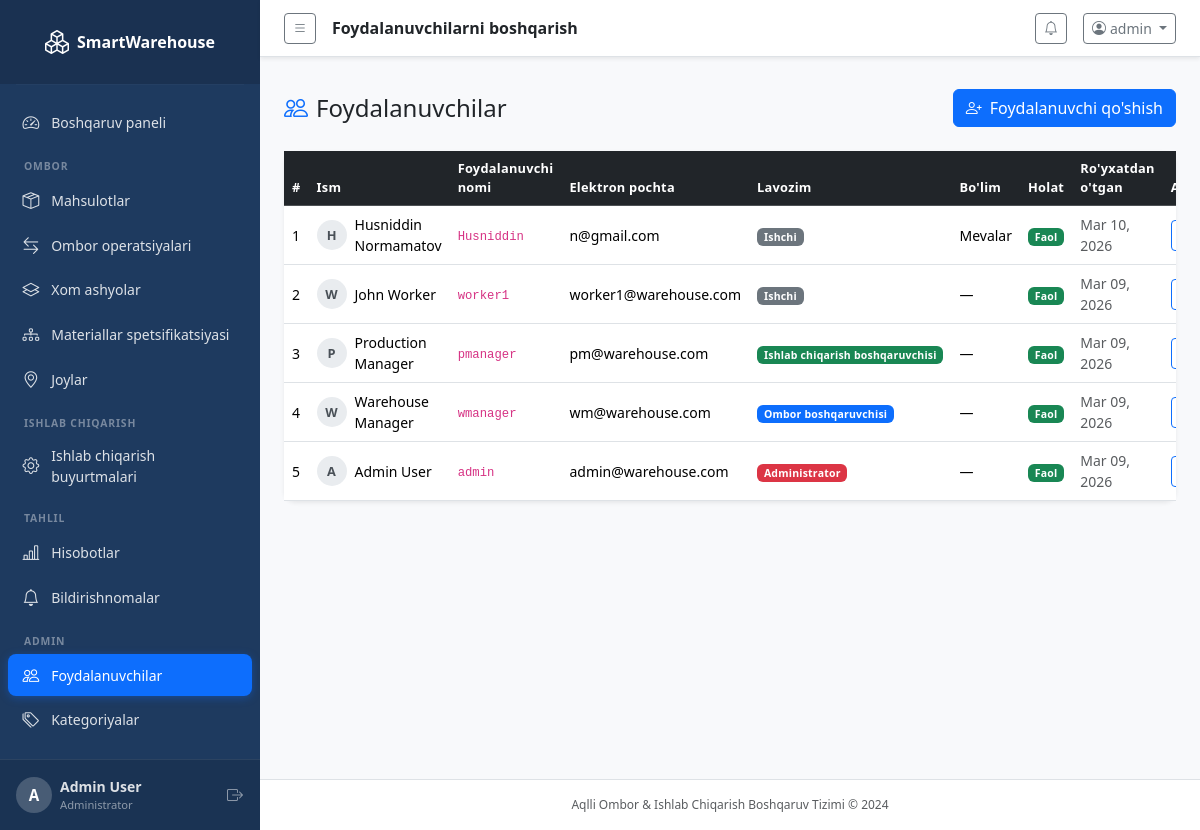
The page /accounts/users/ (signed in) on the database its author committed.
### accounts/models.py (models this page shows, shortened)
class CustomUser(AbstractUser):
    ROLE_CHOICES = [
        ('admin', 'Administrator'),
        ('warehouse_manager', 'Ombor boshqaruvchisi'),
        ('production_manager', 'Ishlab chiqarish boshqaruvchisi'),
        ('worker', 'Ishchi'),
    ]
    role = models.CharField(max_length=30, choices=ROLE_CHOICES, default='worker')
    phone = models.CharField(max_length=20, blank=True)
    department = models.CharField(max_length=100, blank=True)
    is_active = models.BooleanField(default=True)
    @property
    def is_admin(self):
        return self.role == 'admin' or self.is_superuser

### accounts/views.py (the view)
# urls.py: path('users/', views.users_list, name='users'),
@login_required
@admin_required
def users_list(request):
    users = CustomUser.objects.all().order_by('-date_joined')
    return render(request, 'accounts/users.html', {'users': users})

### dashboard/context_processors.py (called while the page is built)
def notifications_processor(request):
    if request.user.is_authenticated:
        unread_notifications = Notification.objects.filter(is_read=False).order_by('-created_at')[:10]
        unread_count = Notification.objects.filter(is_read=False).count()
        return {
            'unread_notifications': unread_notifications,
            'unread_count': unread_count,
        }
    return {}

### templates/accounts/users.html (shortened to what this page needs)
{% extends 'base.html' %}
{% block page_title %}Foydalanuvchilarni boshqarish{% endblock %}
{% block content %}
<div class="d-flex justify-content-between align-items-center mb-4 mt-3">
  <h4 class="mb-0"><i class="bi bi-people me-2 text-primary"></i>Foydalanuvchilar</h4>
  <a href="{% url 'accounts:register' %}" class="btn btn-primary">
    <i class="bi bi-person-plus me-2"></i>Foydalanuvchi qo'shish
  </a>
</div>
<div class="card border-0 shadow-sm">
  <div class="card-body p-0">
    <div class="table-responsive">
      <table class="table table-hover align-middle mb-0">
        <thead class="table-dark">
          <tr>
            <th>#</th>
            <th>Ism</th>
            <th>Foydalanuvchi nomi</th>
            <th>Elektron pochta</th>
            <th>Lavozim</th>
            <th>Bo'lim</th>
            <th>Holat</th>
            <th>Ro'yxatdan o'tgan</th>
            <th>Amallar</th>
          </tr>
        </thead>
        <tbody>
          {% for u in users %}
          <tr>
            <td>{{ forloop.counter }}</td>
            <td>
              <div class="d-flex align-items-center gap-2">
                <div class="avatar-circle-sm">{{ u.username|first|upper }}</div>
                {{ u.get_full_name|default:u.username }}
              </div>
            </td>
            <td><code>{{ u.username }}</code></td>
            <td>{{ u.email|default:'—' }}</td>
            <td>
              <span class="badge {% if u.role == 'admin' %}bg-danger{% elif u.role == 'warehouse_manager' %}bg-primary{% elif u.role == 'production_manager' %}bg-success{% else %}bg-secondary{% endif %}">
                {{ u.get_role_display }}
              </span>
            </td>
            <td>{{ u.department|default:'—' }}</td>
            <td>
              {% if u.is_active %}<span class="badge bg-success">Faol</span>
              {% else %}<span class="badge bg-secondary">Nofaol</span>{% endif %}
            </td>
            <td class="text-muted small">{{ u.date_joined|date:"M d, Y" }}</td>
            <td>
              <div class="d-flex gap-1">
                <a href="{% url 'accounts:user_edit' u.pk %}" class="btn btn-sm btn-outline-primary" title="Tahrirlash"></a>
              </div>
            </td>
          </tr>
          {% empty %}
          <tr><td colspan="9" class="text-center text-muted py-4">Foydalanuvchilar topilmadi.</td></tr>
          {% endfor %}
        </tbody>
      </table>
    </div>
  </div>
</div>
{% endblock %}

### templates/base.html (shortened to what this page needs)
<!DOCTYPE html>
<html lang="en">
<head>
  <link href="https://cdn.jsdelivr.net/npm/bootstrap@5.3.3/dist/css/bootstrap.min.css" rel="stylesheet">
  <link href="https://cdn.jsdelivr.net/npm/bootstrap-icons@1.11.3/font/bootstrap-icons.min.css" rel="stylesheet">
  <link href="/static/css/custom.css" rel="stylesheet">
</head>
<body class="bg-light">
{% if user.is_authenticated %}
<div class="d-flex" id="wrapper">
  <nav id="sidebar" class="sidebar d-flex flex-column flex-shrink-0 p-0">
    <a href="{% url 'dashboard:index' %}" class="sidebar-brand d-flex align-items-center justify-content-center py-4 px-3 text-decoration-none">
      <i class="bi bi-boxes me-2 fs-4"></i>
      <span class="fs-6 fw-bold">SmartWarehouse</span>
    </a>
    <hr class="sidebar-divider mx-3 my-0">
    <ul class="nav flex-column px-2 py-3 flex-grow-1">
      <li class="nav-item">
        <a class="nav-link sidebar-link {% if request.resolver_match.app_name == 'dashboard' and request.resolver_match.url_name == 'index' %}active{% endif %}"
           href="{% url 'dashboard:index' %}">
          <i class="bi bi-speedometer2"></i><span>Boshqaruv paneli</span>
        </a>
      </li>
      <li class="sidebar-section-label">OMBOR</li>
      <li class="nav-item">
        <a class="nav-link sidebar-link {% if request.resolver_match.app_name == 'inventory' and 'product' in request.resolver_match.url_name %}active{% endif %}"
           href="{% url 'inventory:product_list' %}">
          <i class="bi bi-box-seam"></i><span>Mahsulotlar</span>
        </a>
      </li>
      <li class="nav-item">
        <a class="nav-link sidebar-link {% if request.resolver_match.app_name == 'inventory' and 'transaction' in request.resolver_match.url_name %}active{% endif %}"
           href="{% url 'inventory:transaction_list' %}">
          <i class="bi bi-arrow-left-right"></i><span>Ombor operatsiyalari</span>
        </a>
      </li>
      <li class="nav-item">
        <a class="nav-link sidebar-link {% if request.resolver_match.app_name == 'inventory' and 'raw_material' in request.resolver_match.url_name %}active{% endif %}"
           href="{% url 'inventory:raw_material_list' %}">
          <i class="bi bi-layers"></i><span>Xom ashyolar</span>
        </a>
      </li>
      <li class="nav-item">
        <a class="nav-link sidebar-link {% if request.resolver_match.app_name == 'inventory' and 'bom' in request.resolver_match.url_name %}active{% endif %}"
           href="{% url 'inventory:bom_list' %}">
          <i class="bi bi-diagram-3"></i><span>Materiallar spetsifikatsiyasi</span>
        </a>
      </li>
      <li class="nav-item">
        <a class="nav-link sidebar-link {% if request.resolver_match.app_name == 'inventory' and 'location' in request.resolver_match.url_name %}active{% endif %}"
           href="{% url 'inventory:location_list' %}">
          <i class="bi bi-geo-alt"></i><span>Joylar</span>
        </a>
      </li>
      <li class="sidebar-section-label">ISHLAB CHIQARISH</li>
      <li class="nav-item">
        <a class="nav-link sidebar-link {% if request.resolver_match.app_name == 'production' %}active{% endif %}"
           href="{% url 'production:order_list' %}">
          <i class="bi bi-gear"></i><span>Ishlab chiqarish buyurtmalari</span>
        </a>
      </li>
      <li class="sidebar-section-label">TAHLIL</li>
      <li class="nav-item">
        <a class="nav-link sidebar-link {% if request.resolver_match.app_name == 'reports' %}active{% endif %}"
           href="{% url 'reports:index' %}">
          <i class="bi bi-bar-chart-line"></i><span>Hisobotlar</span>
        </a>
      </li>
      <li class="nav-item">
        <a class="nav-link sidebar-link {% if request.resolver_match.app_name == 'dashboard' and request.resolver_match.url_name == 'notifications' %}active{% endif %}"
           href="{% url 'dashboard:notifications' %}">
          <i class="bi bi-bell"></i><span>Bildirishnomalar</span>
        </a>
      </li>
      {% if user.is_admin %}
      <li class="sidebar-section-label">ADMIN</li>
      <li class="nav-item">
        <a class="nav-link sidebar-link {% if request.resolver_match.app_name == 'accounts' and 'user' in request.resolver_match.url_name %}active{% endif %}"
           href="{% url 'accounts:users' %}">
          <i class="bi bi-people"></i><span>Foydalanuvchilar</span>
        </a>
      </li>
      <li class="nav-item">
        <a class="nav-link sidebar-link" href="{% url 'inventory:category_list' %}">
          <i class="bi bi-tags"></i><span>Kategoriyalar</span>
        </a>
      </li>
      {% endif %}
    </ul>
    <div class="sidebar-footer px-3 py-3">
      <div class="d-flex align-items-center gap-2">
        <div class="avatar-circle">{{ user.username|first|upper }}</div>
        <div class="flex-grow-1 overflow-hidden">
          <div class="fw-semibold text-truncate small">{{ user.get_full_name|default:user.username }}</div>
          <div class="text-muted" style="font-size:0.7rem">{{ user.get_role_display }}</div>
        </div>
        <form method="post" action="{% url 'accounts:logout' %}" class="d-inline">{% csrf_token %}<button type="submit" class="btn btn-link text-muted p-0" title="Chiqish"><i class="bi bi-box-arrow-right"></i></button></form>
      </div>
    </div>
  </nav>
  <div id="page-content-wrapper" class="flex-grow-1 d-flex flex-column min-vh-100">
    <nav class="navbar navbar-expand navbar-light bg-white border-bottom px-4 py-2 sticky-top shadow-sm">
      <button class="btn btn-sm btn-outline-secondary me-3" id="sidebarToggle">
        <i class="bi bi-list"></i>
      </button>
      <span class="navbar-text fw-semibold text-dark">{% block page_title %}{% endblock %}</span>
      <div class="ms-auto d-flex align-items-center gap-3">
        <div class="dropdown">
          <a class="btn btn-sm btn-outline-secondary position-relative" data-bs-toggle="dropdown" href="#">
            <i class="bi bi-bell"></i>
          </a>
        </div>
        <div class="dropdown">
          <a class="btn btn-sm btn-outline-secondary dropdown-toggle" data-bs-toggle="dropdown" href="#">
            <i class="bi bi-person-circle me-1"></i>{{ user.username }}
          </a>
        </div>
      </div>
    </nav>
    <div class="px-4 pt-3">
    </div>
    <main class="flex-grow-1 px-4 pb-4">
{% endif %}
{% block content %}{% endblock %}
{% if user.is_authenticated %}
    </main>
    <footer class="text-center text-muted py-3 border-top bg-white" style="font-size:0.75rem">
      Aqlli Ombor &amp; Ishlab Chiqarish Boshqaruv Tizimi &copy; 2024
    </footer>
  </div>
</div>
{% endif %}
</body>
</html>

### static/css/custom.css (style rules this page uses)
:root { --sidebar-width: 260px; --sidebar-bg: #1e3a5f; --sidebar-text: rgba(255,255,255,0.85); --sidebar-active: rgba(255,255,255,0.12); --accent: #0d6efd; }
#sidebar { width: var(--sidebar-width); min-width: var(--sidebar-width); background: var(--sidebar-bg); color: var(--sidebar-text); transition: width 0.25s ease; overflow: hidden; }
.sidebar-brand { color: #fff !important; font-size: 1rem; background: rgba(0,0,0,0.15); min-height: 64px; }
.sidebar-brand i { font-size: 1.5rem; }
.sidebar-link { color: var(--sidebar-text); border-radius: 8px; padding: 0.55rem 0.9rem; display: flex; align-items: center; gap: 0.75rem; font-size: 0.875rem; transition: background 0.15s, color 0.15s; margin-bottom: 2px; }
.sidebar-link.active { background: var(--accent); color: #fff; box-shadow: 0 2px 8px rgba(13,110,253,0.35); }
.sidebar-link i { font-size: 1.05rem; flex-shrink: 0; }
.sidebar-section-label { font-size: 0.65rem; font-weight: 700; letter-spacing: 0.08em; text-transform: uppercase; color: rgba(255,255,255,0.4); padding: 0.6rem 1rem 0.25rem; margin-top: 0.25rem; }
hr.sidebar-divider { border-color: rgba(255,255,255,0.1); }
.sidebar-footer { background: rgba(0,0,0,0.12); border-top: 1px solid rgba(255,255,255,0.08); }
.sidebar-footer .text-muted { color: rgba(255,255,255,0.5) !important; }
#page-content-wrapper { min-width: 0; background: #f8f9fb; }
.avatar-circle { width: 36px; height: 36px; border-radius: 50%; background: rgba(255,255,255,0.2); color: #fff; display: flex; align-items: center; justify-content: center; font-weight: 700; font-size: 0.95rem; flex-shrink: 0; }
.avatar-circle-sm { width: 30px; height: 30px; border-radius: 50%; background: #e9ecef; color: #495057; display: flex; align-items: center; justify-content: center; font-weight: 700; font-size: 0.8rem; flex-shrink: 0; }
.text-primary { color: #0d6efd !important; }
.card { border-radius: 12px; }
.table th { font-size: 0.8rem; font-weight: 600; letter-spacing: 0.02em; }
.table td { font-size: 0.875rem; }
.badge { font-weight: 600; letter-spacing: 0.02em; }

### rows shown on the page
CustomUser: username|first "A", get_full_name "Admin User", role "Administrator", username "admin", email "admin@warehouse.com", department "—", is_active "Faol", date_joined "Mar 09, 2026"
CustomUser: username|first "H", get_full_name "Husniddin Normamatov", username "Husniddin", email "n@gmail.com", role "Ishchi", department "Mevalar", is_active "Faol", date_joined "Mar 10, 2026"
CustomUser: username|first "W", get_full_name "John Worker", username "worker1", email "worker1@warehouse.com", role "Ishchi", department "—", is_active "Faol", date_joined "Mar 09, 2026"
CustomUser: username|first "P", get_full_name "Production Manager", username "pmanager", email "pm@warehouse.com", role "Ishlab chiqarish boshqaruvchisi", department "—", is_active "Faol", date_joined "Mar 09, 2026"
CustomUser: username|first "W", get_full_name "Warehouse Manager", username "wmanager", email "wm@warehouse.com", role "Ombor boshqaruvchisi", department "—", is_active "Faol", date_joined "Mar 09, 2026"
